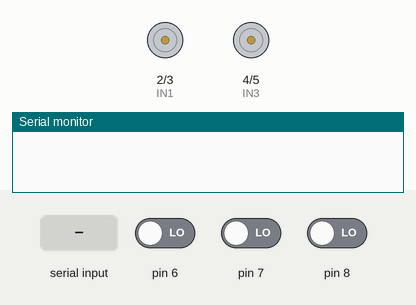
Simulated run of this sketch. Board: Arduino Uno, built with avr-gcc and run on an emulated ATmega328P. Parts: motor-driver pin pairs drawn as motors (green arrow = first pin HIGH = forward, orange = second pin HIGH = backward, longer = more drive), the last lines printed to the serial monitor. The inputs (shaded band) are chosen by the test bench; at power-on: pin 6 LOW, pin 7 LOW, pin 8 LOW.

Above: at 1.2 s.
1.3 s: "B" received over Serial
At 2.1 s:
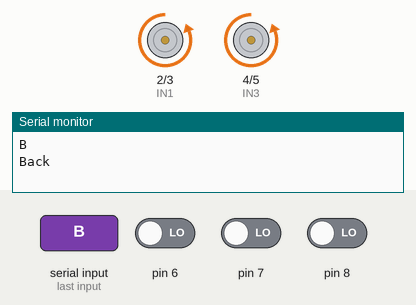
2.8 s: "F" received over Serial
At 3.3 s:
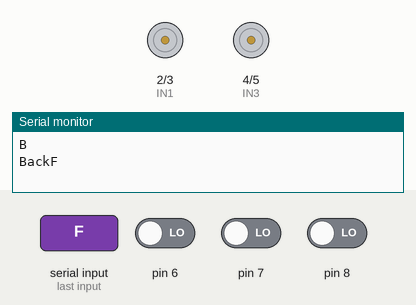
Timing chart, 0 to 5.8 s (numbered marks = the images above; inputs shaded):
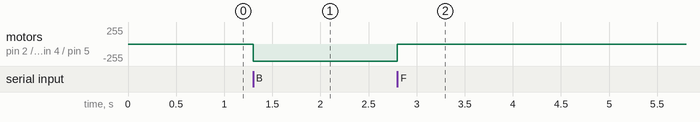

Measured:
- after the input at 1.3 s, motor on pin 2 (IN1) / pin 3 (IN2), motor on pin 4 (IN3) / pin 5 (IN4): stopped → backward 255/255 at once
- after the input at 2.8 s, motor on pin 2 (IN1) / pin 3 (IN2), motor on pin 4 (IN3) / pin 5 (IN4): backward 255/255 → stopped at once

The sketch:

Bluetooth_Car_with_Obstacle_Avoidance.ino
```cpp
/*RLR INVENTIONS
 PLEASE SUBSCRIBE
*/
int val1 = 0;
int val2 = 0;
int val3 = 0;
#define IN1 2
#define IN2 3
#define IN3 4
#define IN4 5

void setup() {
  Serial.begin(9600);
  pinMode(IN1, OUTPUT);
  pinMode(IN2, OUTPUT);
  pinMode(IN3, OUTPUT);
  pinMode(IN4, OUTPUT);
  pinMode(6, INPUT);
  pinMode(7, INPUT);
  pinMode(8, INPUT);
}

void loop() {
  val1 = digitalRead(6);
  val2 = digitalRead(7);
  val3 = digitalRead(8);
  if (Serial.available() > 0) {
    char value = Serial.read();
    Serial.println(value);

    if (value == 'F' && val1 == 1 ) {
      forward();
    } else if (value == 'B') {
      backward();
    } else if (value == 'L' && val2 == 1) {
      left();
    } else if (value == 'R' && val3 == 1) {
      right();
    } else {
      Stop();
    }
  }
}

void forward() {

  digitalWrite(IN1, HIGH);
  digitalWrite(IN2, LOW);
  digitalWrite(IN3, HIGH);
  digitalWrite(IN4, LOW);
  Serial.print("Front");

}
void backward() {
  digitalWrite(IN1, LOW);
  digitalWrite(IN2, HIGH);
  digitalWrite(IN3, LOW);
  digitalWrite(IN4, HIGH);
  Serial.print("Back");
}
void left() {
  digitalWrite(IN1, LOW);
  digitalWrite(IN2, HIGH);
  digitalWrite(IN3, HIGH);
  digitalWrite(IN4, LOW);
  Serial.print("Left");
}
void right() {
  digitalWrite(IN1, HIGH);
  digitalWrite(IN2, LOW);
  digitalWrite(IN3, LOW);
  digitalWrite(IN4, HIGH);
  Serial.print("Right");
}
void Stop() {
  digitalWrite(IN1, LOW);
  digitalWrite(IN2, LOW);
  digitalWrite(IN3, LOW);
  digitalWrite(IN4, LOW);
}
```
